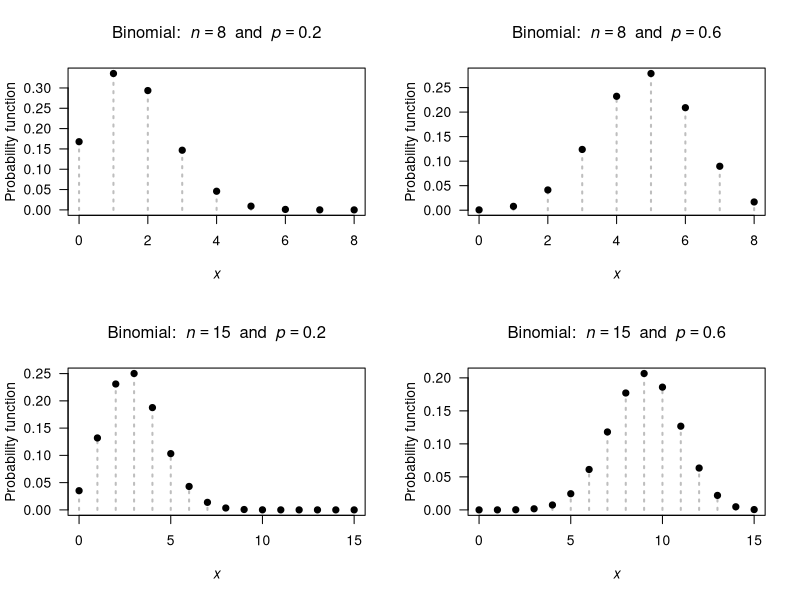
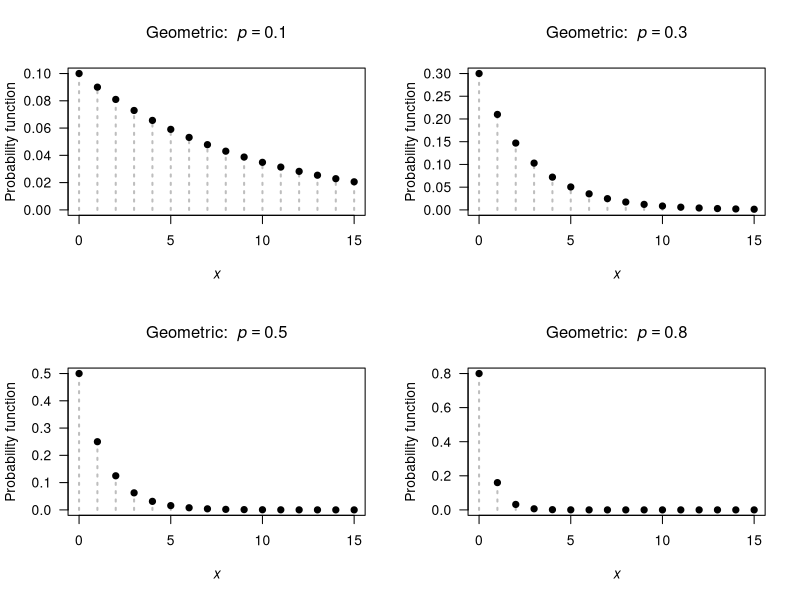
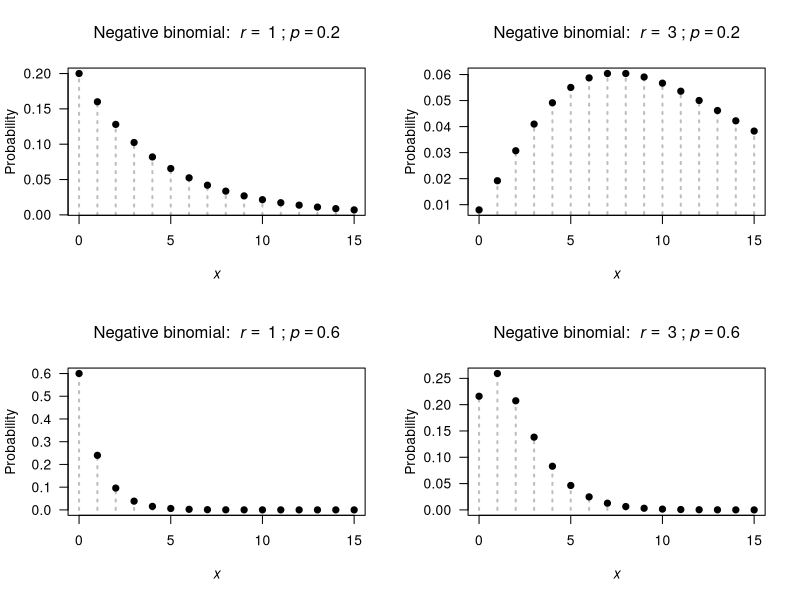
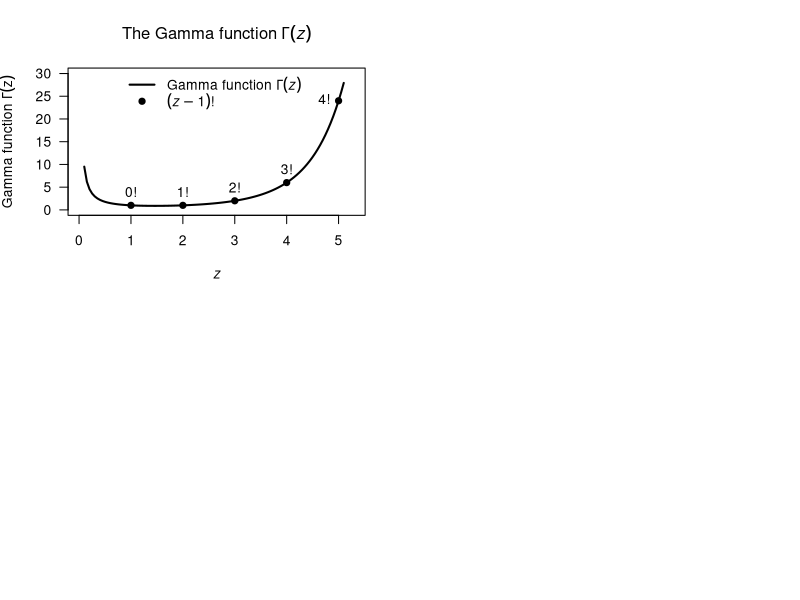
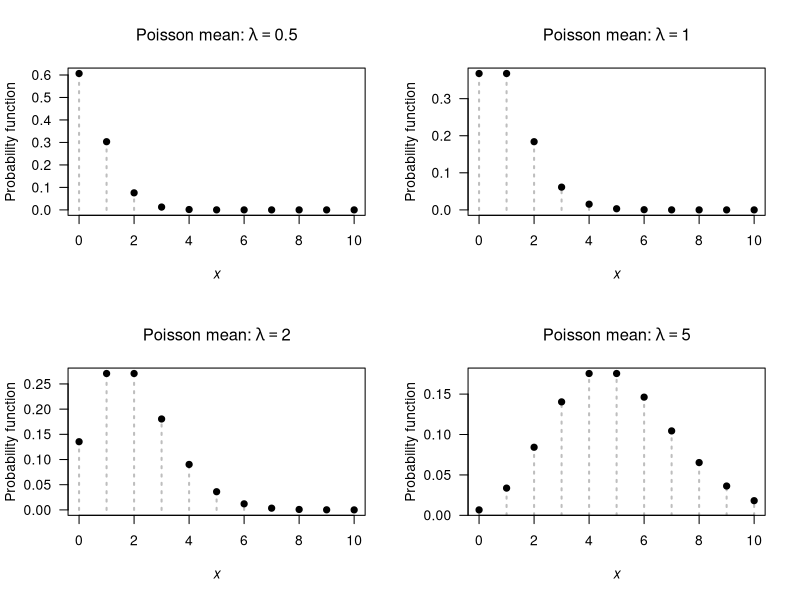
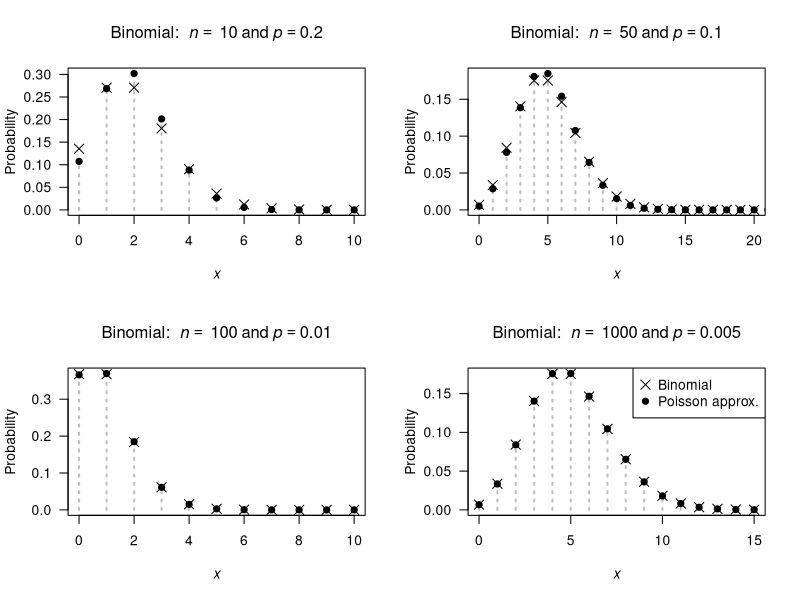
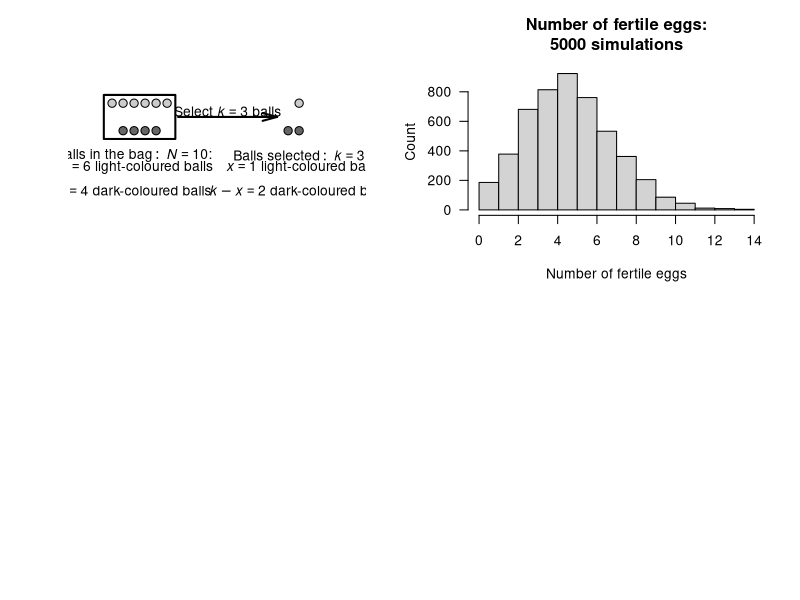

These charts were generated, in order, by the following R code:
## ---- chunk 1
par( mfrow = c(2, 2))

n <- c(8, 8, 
       15, 15)
prob <- c(0.2, 0.6, 
          0.2, 0.6)

for (i in (1:4)) {
  ni <- n[i]
  probi <- prob[i]
  x <-  0:ni
  y <- dbinom(x, 
              size = ni,
              prob = probi)
  
   plot( x = x,
         y = y,
         xlab = expression(italic(x)),
         ylab = "Probability function",
         main = bquote("Binomial: " ~ italic(n) == .(ni) ~ " and " ~ italic(p) == .(probi)),
         las = 1,
         lty = 3,
         lwd = 2,
         col = "grey",
         type = "h")
  points(x = x,
         y = y,
         pch = 19)
}
## ---- chunk 2
dbinom(2,
       prob = 1/6,
       size = 4)
## ---- chunk 3
dbinom(0,
       size = 10,
       prob = 0.05)
## ---- chunk 4
dbinom(10,
       size = 10,
       prob = 0.95)
## ---- chunk 5
par( mfrow = c(2, 2))

xmax <- c(15, 15, 15, 15)
p <- c(0.1, 0.3, 
       0.5, 0.8)

for (i in (1:4)) {
  pValue <- p[i]
  x <-  0:xmax[i]
  y <- dgeom(x,
             prob = pValue)
  
   plot( x = x,
         y = y,
         xlim = c(0, xmax[i]),
         xlab = expression(italic(x)),
         ylab = "Probability function",
         main = bquote("Geometric: " ~ italic(p) == .(pValue) ),
         las = 1,
         ylim = c(0, max(y)),
         col = "grey",
         lty = 3,
         lwd = 2,
         type = "h")
  points(x = x,
         y = y,
         pch = 19)
  
}

## ---- chunk 6
dgeom(4, prob = 0.2)
## ---- chunk 7
pgeom(4, prob = 0.2)
## ---- chunk 8
par( mfrow = c(2, 2))
xmax <- 15

r <- c(1, 3, 
       1, 3)
p <- c(0.2, 0.2, 
       0.6, 0.6)

for (i in (1:4)) {
  rValue <- r[i]
  pValue <- p[i]
  
  x <-  0:xmax
  y <- dnbinom(x, 
              size = r[i],
              prob = p[i])
  
   plot( x = x,
         y = y,
         xlim = c(0, xmax),
         xlab = expression(italic(x)),
         ylab = "Probability",
         main = bquote("Negative binomial: " ~ italic(r) == ~ .(rValue) ~ ";" ~ italic(p) == .(pValue) ),
         las = 1,
         lty = 3,
         lwd = 2,
         col = "grey",
         type = "h")
  points(x = x,
         y = y,
         pch = 19)
  
}

## ---- chunk 9
x.values <- seq(1, 100, 
                by = 1)
1 - sum(dnbinom( x.values, 
                 size = 10, 
                 prob = 0.15))
# Alternatively:
1 - pnbinom(100, 
            size = 10, 
            prob = 0.15)
## ---- chunk 10

xPoints <- 1:5
xCont <- seq(0.1, 5.1, 
             length = 100)

plot( x = c(0, 5.3),
      y = c(0, 25),
      type = "n",
      las = 1,
      ylim = c(0, 30),
      xlab = expression(italic(z)),
      ylab = bquote("Gamma function" ~ Gamma(z)),
      main = expression(paste("The Gamma function"~Gamma(italic(z)))))
lines( x = xCont,
       y = gamma(xCont),
       lwd = 2)
points(x = xPoints,
       y = gamma(xPoints),
       pch = 19)
legend("top",
       pch = c(NA, 19),
       lty = c(1, NA),
       bty = "n",
       lwd = c(2, NA),
       legend = c(bquote("Gamma function" ~ Gamma(italic(z))),
                  expression(paste( group("(", list(italic(z) - 1),")"), "!" ) ) ) )

text(x = xPoints,
     y = gamma(xPoints),
     pos = c(3, 3, 3, 3, 2),
     labels = c("0!",
                "1!",
                "2!",
                "3!",
                "4!") )
## ---- chunk 11
pnbinom(360, 
        size = 5, 
        prob = 0.02)
## ---- chunk 12
MitesTab <- array( dim = c(9, 5))

MitesTab[1, ] <- c(0 ,  70 ,  0.467 ,  0.318 ,  0.449)
MitesTab[2, ] <- c(1 ,  38 ,  0.253 ,  0.364 ,  0.261)
MitesTab[3, ] <- c(2 ,  17 ,  0.113 ,  0.209 ,  "0.140")
MitesTab[4, ] <- c(3 ,  10 ,  0.067 ,  "0.080" ,  0.073)
MitesTab[5, ] <- c(4 ,  9 ,  "0.060" ,  0.023 ,  0.038)
MitesTab[6, ] <- c(5 ,  3 ,  "0.020" ,  0.005 ,  0.019)
MitesTab[7, ] <- c(6 ,  2 ,  0.013 ,  0.001 ,  "0.010")
MitesTab[8, ] <- c(7 ,  1 ,  0.007 ,  "0.000" ,  0.005)
MitesTab[9, ] <- c("8+" ,  0 ,  "0.000" ,  "0.000" ,  "0.000")

MitesTab.caption <- "Counts of mites on leaves selected at random from six similar apple trees."

if( knitr::is_latex_output() ) {
  knitr::kable(MitesTab,
               format = "latex",
               booktabs = TRUE,
               longtable = FALSE,
               align = "c",
               linesep = c("", "", "\\addlinespace"),
               col.names = c("mites per leaf", 
                             "with that many mites",
                             "probability",
                             "probability",
                             "probability"),
               caption = MitesTab.caption) %>%
    kable_styling(font_size = 10) %>%
    add_header_above( c("Number of" = 1,
                        "Number of leaves" = 1,
                        "Empirical" = 1,
                        "Poisson" = 1,
                        "Negative binomial" = 1),
                      bold = TRUE,
                      line = FALSE) %>%
    row_spec(0, bold = TRUE) 
}
if( knitr::is_html_output() ) {
  knitr::kable(MitesTab,
               format = "html",
               booktabs = TRUE,
               longtable = FALSE,
               align = "c",
               linesep = c("", "", "\\addlinespace"),
               col.names = c("mites per leaf", 
                             "with that many mites",
                             "probability",
                             "probability",
                             "probability"),
               caption = MitesTab.caption) %>%
    add_header_above( c("Number of" = 1,
                        "Number of leaves" = 1,
                        "Empirical" = 1,
                        "Poisson" = 1,
                        "Negative binomial" = 1),
                      bold = TRUE,
                      line = FALSE) %>%
    row_spec(1, bold = TRUE) 
}
## ---- chunk 13
par( mfrow = c(2, 2))

xmax <- 10
mu <- c(0.5, 1, 2, 5)

for (i in (1:4)) {
  muvalue <- mu[i]
  x <-  0:xmax
  y <- dpois(x, 
             lambda = muvalue )
  
   plot( x = x,
         y = y,
         xlim = c(0, xmax),
         xlab = expression(italic(x)),
         ylab = "Probability function",
         main = bquote("Poisson mean:" ~ lambda == .(muvalue)),
         las = 1,
         lty = 3,
         lwd = 2,
         col = "grey",
         type = "h")
  points(x = x,
         y = y,
         pch = 19)
  
}
## ---- chunk 14
1 - dpois(0,
          lambda = 2)
## ---- chunk 15
BombTable <- array( dim = c(8, 4))
colnames(BombTable) <- c("Hits",
                         "Number of bombs",
                         "Proportion of bombs",
                         "Poisson proportion")
BombTable[, 1] <- 0:7
BombTable[, 2] <- c(229,
                    211,
                    93,
                    35,
                    7,
                    0,
                    0,
                    1)
BombTable[, 3] <- round(BombTable[, 2] / sum(BombTable[, 2]), 4)
lambda <- 0.93 # sum( BombTable[, 1] * BombTable[, 3])

BombTable[, 4] <- dpois(0:7,
                        lambda = lambda )
BombTable[, 4] <- round( BombTable[, 4], 4)
BombTable[ 8, 4] <- 1 - sum( BombTable[1:7, 4])

BombTable.caption <- "The number of flying bomb hits on London during World War II in a $36$\\ square kilometre area of South London. The proportion of the $576$\\ grid squares receiving $0, 1, ...$ hits was also computed. The observed and empirical probabilities are shown. The Poisson distribution fits the data well."

if( knitr::is_latex_output() ) {
  knitr::kable( BombTable,
                format = "latex",
                booktabs = TRUE,
                longtable = FALSE,
                linesep = c("", "", "\\addlinespace"),
                col.names = c("Hits",
                              "Number bombs", 
                              "Proportion bombs", 
                              "Poisson proportion"),
                caption = BombTable.caption) %>%
    kable_styling(font_size = 10) %>%
    row_spec(0, bold = TRUE)
}
if( knitr::is_html_output() ) {
  knitr::kable( BombTable,
                format = "html",
                booktabs = TRUE,
                longtable = FALSE,
                linesep = c("", "", "\\addlinespace"),
                col.names = c("Hits",
                              "Number bombs", 
                              "Proportion bombs", 
                              "Poisson proportion"),
                caption = BombTable.caption) %>%
    row_spec(1, bold = TRUE)
}

## ---- chunk 16
par( mfrow = c(2, 2))

n <- c(10, 50, 
       100, 1000)
p <- c(0.2, 0.1, 
       0.010, 0.005)
xmax <- c(10, 20, 
          10, 15)

for (i in (1:4)) {
   pValue <- p[i]
   nValue <- n[i]
   
  x <-  0:n[i]
  y <- dbinom(x, 
              size = n[i],
              prob = p[i])
  
   plot( x = x,
         y = y,
         xlim = c(0, xmax[i]),
         xlab = expression(italic(x)),
         ylab = "Probability",
         main = bquote("Binomial: " ~ italic(n) == ~ .(nValue) ~ "and" ~ italic(p) == .(pValue) ),
         lwd = 2,
         las = 1,
         lty = 3,
         col = "grey",
         type = "h")
  points(x = x,
         y = y,
         pch = 19)

  muPoisson <- nValue * pValue
  xValues <- 0:xmax[i]
  points( x = xValues,
          y = dpois(xValues,
                    lambda = muPoisson),
          pch = 4,
          cex = 1.5)
  
  if (i == 4 ){
    legend("topright",
           pch = c(4, 19),
           pt.cex = c(1.5, 1),
           legend = c("Binomial",
                      "Poisson approx."))
  }
  
}

## ---- chunk 17
drawBall <- function(x, y, diameter = 1, col = "white", ...){
  t <- seq(0, 2 * pi, 
           length = 100)
  tx <- cos(t) * diameter
  ty <- sin(t) * diameter
  polygon( x = x + tx,
           y = y + ty,
           col = col,
         ...)
  
}



#############
### "Bag"


plot(x = c(-1, 9),
     y = c(-2, 2),
     asp = 1,
     axes = FALSE,
     type = "n",
     xlab = "",
     ylab = ""
     )
drawBall(x = 0.2,
         y = 1.4,
         diameter = 0.15,
         col = grey(0.8))
drawBall(x = 0.6,
         y = 1.4,
         diameter = 0.15,
         col = grey(0.8))
drawBall(x = 1.0,
         y = 1.4,
         diameter = 0.15,
         col = grey(0.8))
drawBall(x = 1.4,
         y = 1.4,
         diameter = 0.15,
         col = grey(0.8))
drawBall(x = 1.8,
         y = 1.4,
         diameter = 0.15,
         col = grey(0.8))
drawBall(x = 2.2,
         y = 1.4,
         diameter = 0.15,
         col = grey(0.8))




drawBall(x = 0.6,
         y = 0.4,
         diameter = 0.15,
         col = grey(0.4))
drawBall(x = 1.0,
         y = 0.4,
         diameter = 0.15,
         col = grey(0.4))
drawBall(x = 1.4,
         y = 0.4,
         diameter = 0.15,
         col = grey(0.4))
drawBall(x = 1.8,
         y = 0.4,
         diameter = 0.15,
         col = grey(0.4))

polygon( x = c(-0.1, -0.1, 2.5, 2.5),
         y = c(0.1, 1.7, 1.7, 0.1),
         lwd = 2)
text(x = 1,
     y = -0.5,
     #font = 2, # BOLD
     labels = expression(paste(Balls~"in"~the~bag:~italic(N)==10*":")))
text(x = 1,
     y = -1.35,
     labels = expression( atop( italic(m)==6~"light-coloured balls",
                                italic(n)==4~"dark-coloured balls") ))



#############
### Selection



drawBall(x = 1.0 + 6,
         y = 1.4,
         diameter = 0.15,
         col = grey(0.8))





drawBall(x = 0.6 + 6,
         y = 0.4,
         diameter = 0.15,
         col = grey(0.4))
drawBall(x = 1.0 + 6,
         y = 0.4,
         diameter = 0.15,
         col = grey(0.4))


#polygon( x = c(-0.1 + 6, -0.1 + 6, 2.5, 2.5),
#         y = c(0.1, 1.7, 1.7, 0.1),
#         lwd = 2)
text(x = 1 + 6,
     y = -0.5,
     #font = 2, # BOLD
     labels = expression(paste(Balls~selected:~italic(k)==3)) )
text(x = 1 + 6,
     y = -1.35,
     labels = expression( atop( italic(x)==1~"light-coloured ball",
                                italic(k)-italic(x)==2~"dark-coloured balls") ) )

arrows( x0 = 2.6,
        x1 = 6.2,
        y0 = 0.9, 
        y1 = 0.9,
        lwd = 2,
        length = 0.15,
        angle = 15)
text(x = 4.4,
     y = 1.1,
     labels = expression( paste(Select~italic(k)==3~balls)))

#axis(side = 1); axis(side = 2); box()
## ---- chunk 18
dhyper(x = 4, m = 13, n = 7, k = 5) + 
  dhyper(x = 5, m = 13, n = 7, k = 5)
## ---- chunk 19
discrete_Table <- array( dim = c(10, 3) )
discrete_Table[, 1] <- c("Bernoulli",
                         "Binomial",
                         "Geometric",
                         "Negative Binomial",
                         "Poisson",
                         "Hypergeometric",
                         "Discrete Uniform",
                         "Multinomial",
                         "Zero-truncated Poisson",
                         "Zero-inflated Poisson")
discrete_Table[, 2] <- c("Single success/failure trial",
                         "Number of successes in $n$ trials",
                         "Trials until first success",
                         "Trials until $k$ successes",
                         "Count in fixed time/space interval",
                         "Successes in draws w/o replacement",
                         "Equally likely outcomes",
                         "Counts of outcomes in $n$ trials",
                         "Skewed frequency of discrete events",
                         "??")
discrete_Table[, 3] <- c("Coin toss (Heads?)",
                         "Number of heads in 10",
                         "Rolls until first 6",
                         "Throws until 3 baskets",
                         "Emails per hour", 
                         "Aces in 5-card draw",
                         "Fair die roll",
                         "Die rolled 10 times",
                         "Word counts in text",
                         "??")

if (knitr::is_latex_output()) {
  kable(discrete_Table,
        format = "latex",
        booktabs = TRUE,
        align = "l",
        escape = FALSE,
        longtable = FALSE,
        caption = "Commonly-used discrete distributions.") %>%
    kable_styling(font_size = 10) %>%
    row_spec(0, bold = TRUE) 
  
}
## ---- chunk 20
set.seed(107283)
## ---- chunk 21
rpois(3, # Generate three random numbers...
      lambda = 4) # ... with mean = 4
## ---- chunk 22
set.seed(17283)
## ---- chunk 23
# One female
NumberOfEggs <- rpois(1, 
                      lambda = 8.5)

# How many eggs are fertile?
NumberFertileEggs <- rbinom(1, # Only one random number for this one female
                            size = NumberOfEggs,
                            prob = 0.6)
cat("Number of eggs:", NumberOfEggs,
    "| Number of fertile eggs:", NumberFertileEggs, "\n")
## ---- chunk 24
set.seed(109883)
## ---- chunk 25
# Many simulations

numberSims <- 5000

NumberOfEggs <- array( dim = numberSims )
NumberFertileEggs <- array( dim = numberSims )

for (i in (1:numberSims)){ 
  NumberOfEggs[i] <- rpois(1, lambda = 8.5)
  
  # How many fertile?
  NumberFertileEggs[i] <- rbinom(1, # Only one random number/female
                                 size = NumberOfEggs[i],
                                 prob = 0.6)
}
## ---- chunk 26
hist(NumberFertileEggs,
     las = 1, # Horizontal tick mark labels
     xlab = "Number of fertile eggs",
     ylab = "Count",
     main = "Number of fertile eggs:\n5000 simulations")
## ---- chunk 27
sum( NumberFertileEggs > 6) / numberSims
## ---- chunk 28
mean( NumberFertileEggs )
var( NumberFertileEggs )
## ---- chunk 29
Rabbits <- array( dim = c(2, 7) )

Rabbits[1, ] <- c("$x$", 1:6)
Rabbits[2, ] <- c("$n_x$", 247, 63, 20, 4, 2, 1)


if( knitr::is_latex_output() ) {
  knitr::kable(Rabbits, 
               format = "latex",
               booktabs = TRUE,
               align = "r",
               longtable = FALSE,                
               escape = FALSE,
               caption = "The number of rabbits $n_x$ at each trapping who had been previously trapped.") %>%
    kable_styling(font_size = 10) %>%
    row_spec(0, bold = TRUE) 
}
if( knitr::is_html_output() ) {
  knitr::kable(Rabbits, 
               format = "html",
               booktabs = TRUE,
               align = "r",
               longtable = FALSE,                
               escape = FALSE,
               caption = "The number of rabbits $n_x$ at each trapping who had been previously trapped.") 
}

## ---- chunk 30
EggsTable <- array( dim = c(1, 3))

EggsTable[1, ] <- c(9, 29, 199)

rownames(EggsTable) <- c("Number of clutches")


if( knitr::is_latex_output() ) {
  knitr::kable(EggsTable,
               format = "latex",
               booktabs = TRUE,
               align = "r",
               longtable = FALSE,                
               escape = FALSE,
               col.names = c("1 egg",
                             "2 eggs",
                             "3 eggs"),
               caption = "The numbers of eggs per clutch.") %>%
    kable_styling(font_size = 10) %>%
    row_spec(0, bold = TRUE) 
}
if( knitr::is_html_output() ) {
  knitr::kable(EggsTable,
               escape = TRUE,
               format = "html",
               booktabs = TRUE,
               align = "r",
               longtable = FALSE,                
               col.names = c("1 egg",
                             "2 eggs",
                             "3 eggs"),
               caption = "The numbers of eggs per clutch.") %>%
    row_spec(1, bold = TRUE) 
}


